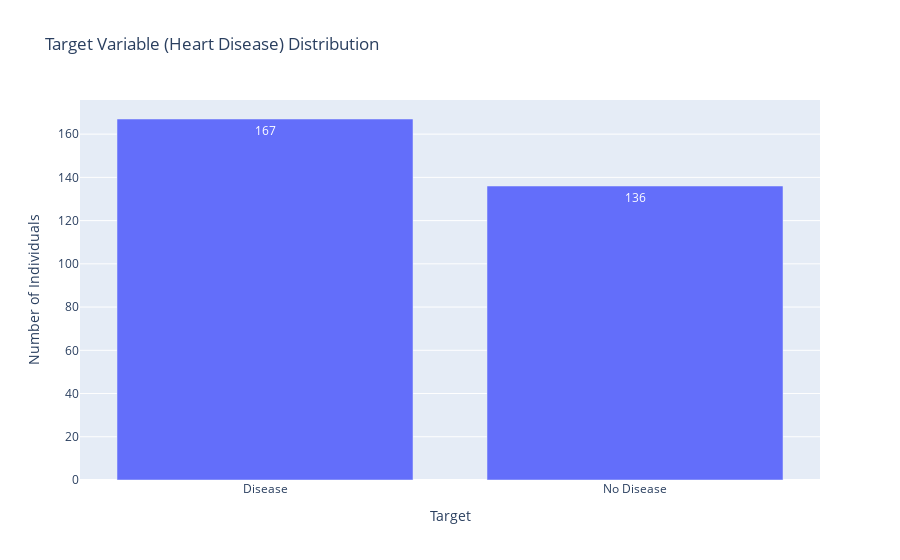

Notebook code cell kept with this figure:
### Code cell
y = df.target.value_counts()
x = ['Disease','No Disease']

title = go.layout.Title(text='Target Variable (Heart Disease) Distribution')
layout = go.Layout(title=title)
data = go.Bar(x=x,y=y,text=y,textposition='auto')
fig = go.Figure(data=[data],layout=layout)

fig.update_xaxes(title_text='Target')
fig.update_yaxes(title_text='Number of Individuals')
fig.show()

### Figure 1 — Plotly figure (JSON) as saved in the notebook; plotly's stock layout.template omitted (floating-point values rounded to 4 significant figures)
{"data": [{"text": [167, 136], "textposition": "auto", "type": "bar", "x": ["Disease", "No Disease"], "y": [167, 136]}], "layout": {"autosize": true, "title": {"text": "Target Variable (Heart Disease) Distribution"}, "xaxis": {"autorange": true, "range": [-0.5, 1.5], "title": {"text": "Target"}, "type": "category"}, "yaxis": {"autorange": true, "range": [0, 175.8], "title": {"text": "Number of Individuals"}, "type": "linear"}}}
